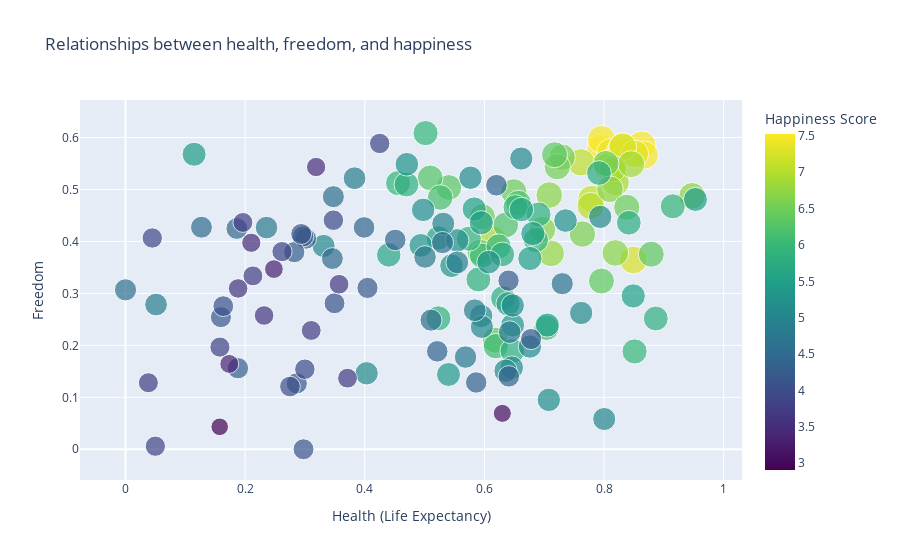

Source (notebook cell):
### Code cell
px.scatter(
    happiness_report,
    x='Health (Life Expectancy)',
    y='Freedom',
    color='Happiness Score',
    size='Happiness Score',
    hover_name='Country',
    color_continuous_scale='Viridis',
    title='Relationships between health, freedom, and happiness'
)

### Figure 1 — Plotly figure (JSON) as saved in the notebook; plotly's stock layout.template omitted (floating-point values rounded to 4 significant figures; data arrays with more than 128 entries replaced by an {"elided": "..."} marker saying what was removed)
{"data": [{"hovertemplate": "<b>%{hovertext}</b><br><br>Health (Life Expectancy)=%{x}<br>Freedom=%{y}<br>Happiness Score=%{marker.color}<extra></extra>", "hovertext": {"elided": "157 str values"}, "legendgroup": "", "marker": {"color": {"elided": "157 float values"}, "coloraxis": "coloraxis", "size": {"elided": "157 float values"}, "sizemode": "area", "sizeref": 0.01881, "symbol": "circle"}, "mode": "markers", "name": "", "orientation": "v", "showlegend": false, "type": "scatter", "x": {"elided": "157 float values"}, "xaxis": "x", "y": {"elided": "157 float values"}, "yaxis": "y"}], "layout": {"coloraxis": {"colorbar": {"title": {"text": "Happiness Score"}}, "colorscale": [[0, "#440154"], [0.1111, "#482878"], [0.2222, "#3e4989"], [0.3333, "#31688e"], [0.4444, "#26828e"], [0.5556, "#1f9e89"], [0.6667, "#35b779"], [0.7778, "#6ece58"], [0.8889, "#b5de2b"], [1, "#fde725"]]}, "legend": {"itemsizing": "constant", "tracegroupgap": 0}, "title": {"text": "Relationships between health, freedom, and happiness"}, "xaxis": {"anchor": "y", "domain": [0, 1], "title": {"text": "Health (Life Expectancy)"}}, "yaxis": {"anchor": "x", "domain": [0, 1], "title": {"text": "Freedom"}}}}
